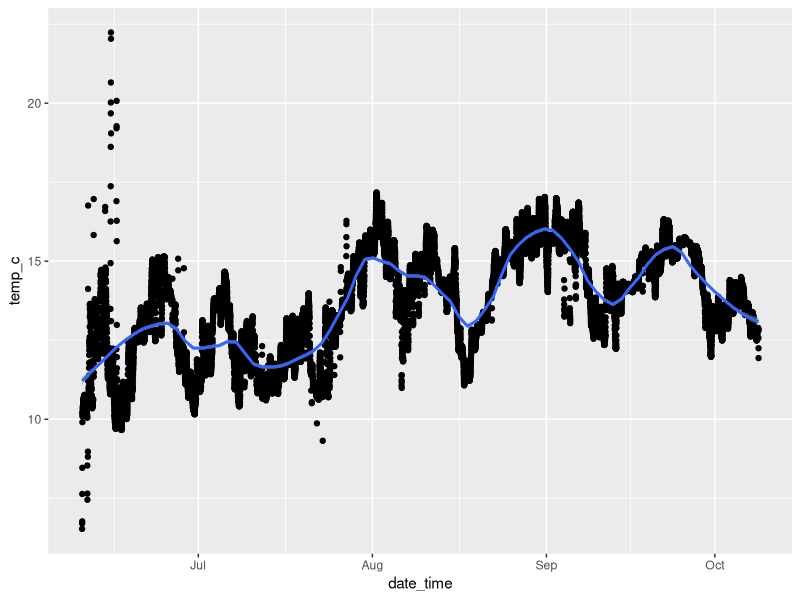
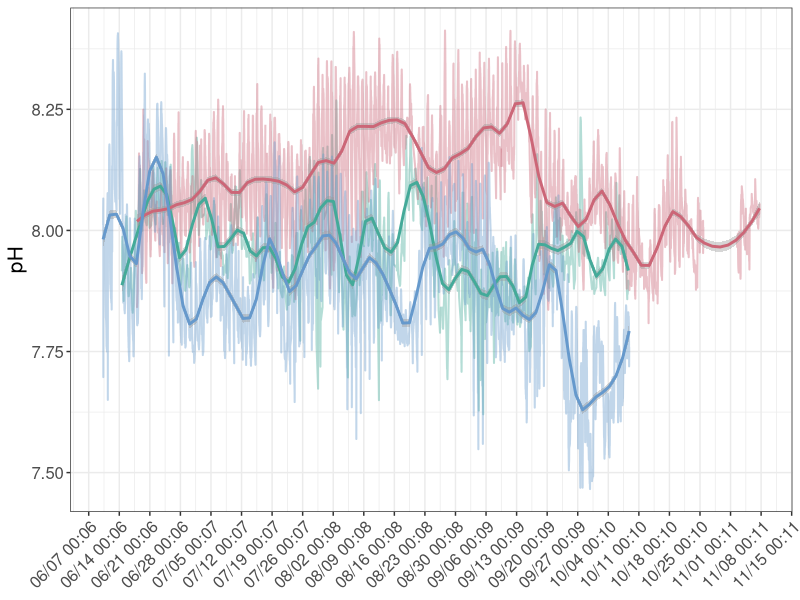
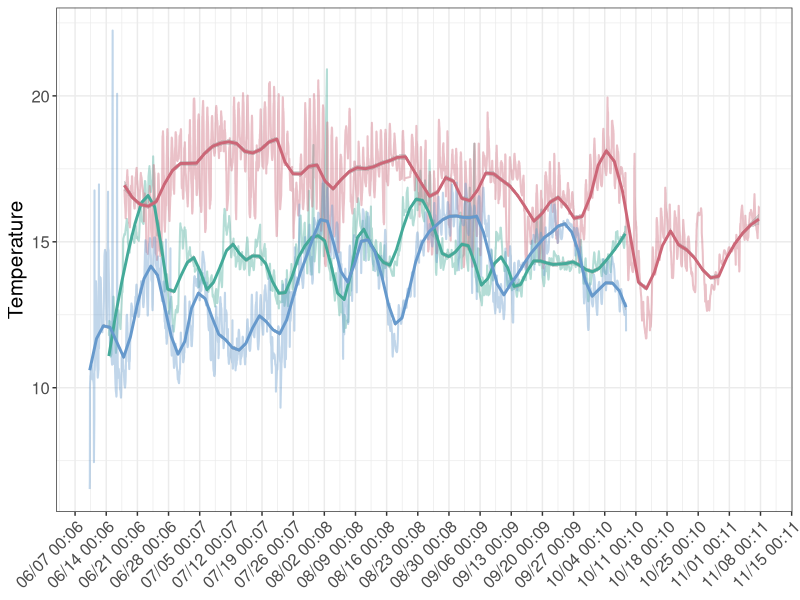
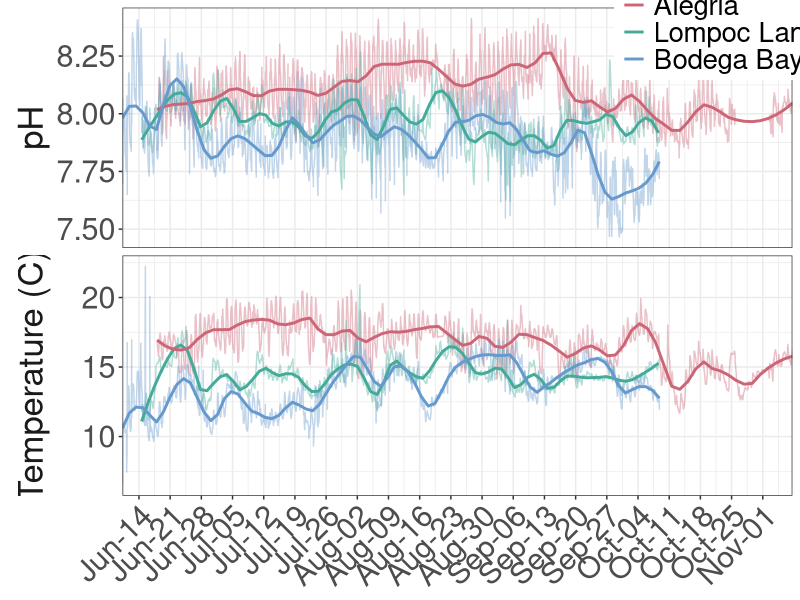
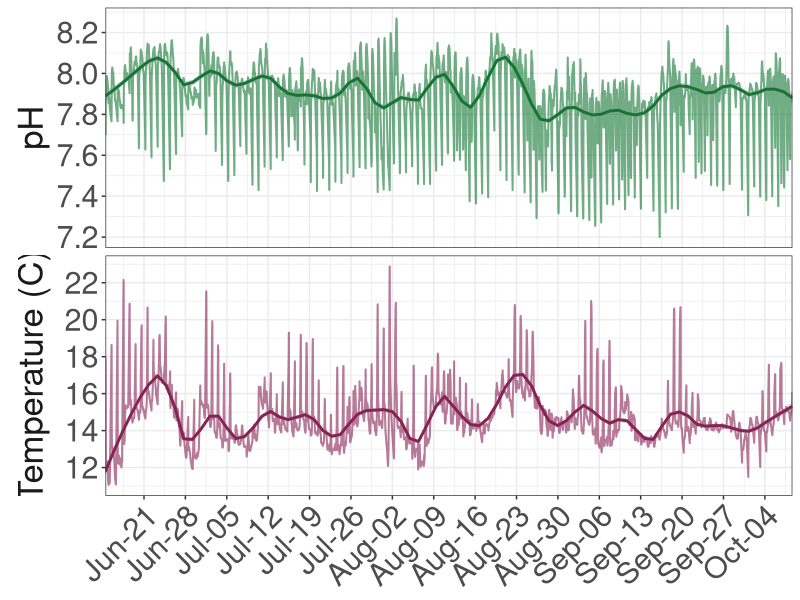
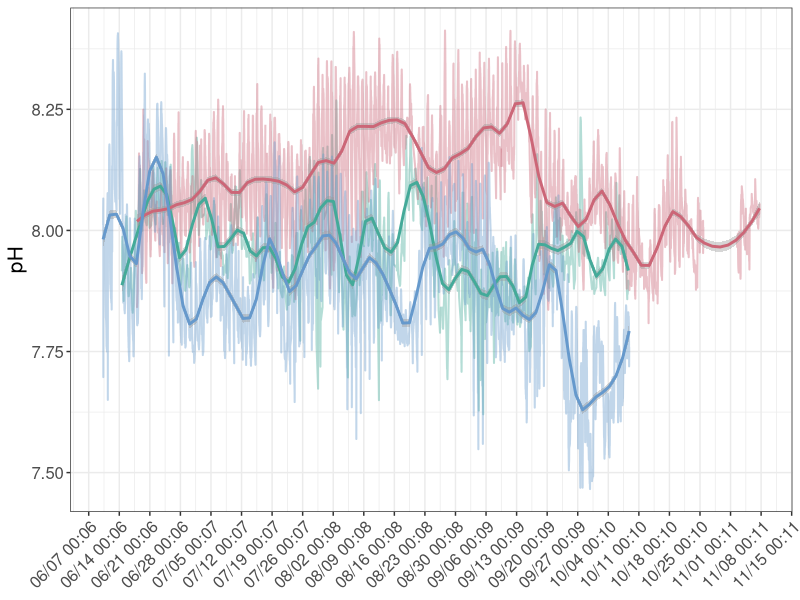
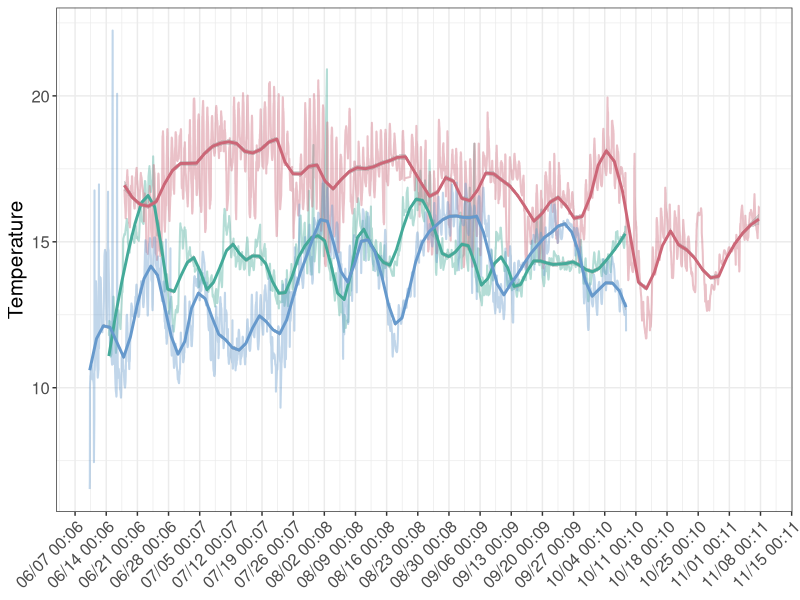
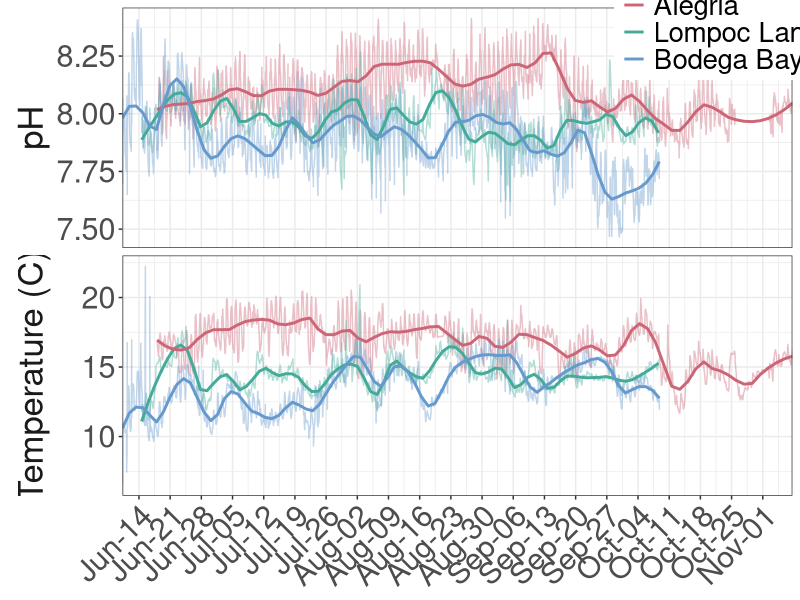

Write the R code that produced these figures, in order.
## ---- chunk 1
knitr::opts_chunk$set(echo = TRUE,
                      messages = FALSE, 
                      error = FALSE,
                      warning = FALSE)

library(tidyverse)
library(here)
library(lubridate)
library(scales) #for plotting time series data
## ---- chunk 2
raw <- read_csv(here("data","sensors", "ph_clean.csv")) %>%
  mutate(temp_c=ifelse(is.na(temp_c==TRUE), temp_durafet_c, temp_c)) #use durafet temp values as "TEMP" values, until I recover HOBO from Alegria

alg <- raw %>%
  filter(site=="Alegria")

lol <- raw %>%
  filter(site=="Lompoc Landing")

bml <- raw %>%
  filter(site=="Bodega Bay")
## ---- chunk 3
ggplot(bml, aes(x=date_time, y=temp_c)) +
  geom_point() +
  geom_smooth(method="loess", span=0.2) #span 0.3 looks similar to method="gam"
## ---- chunk 4
#set order for sites
raw$site <- factor(raw$site, levels=c("Lompoc Landing","Alegria","Bodega Bay"))

#set custom color for sites
pal <- c(
  "Alegria" = "#CC6677",
  "Lompoc Landing" = "#44AA99",
  "Bodega Bay" = "#6699CC"
)

#Run this for pH
ggplot(raw, aes(x=date_time, y=p_h, group=site)) +
  geom_line(aes(color=site), size=0.7, alpha=0.4) +
  scale_color_manual(values = pal) + #color lines by custom site color palette
  geom_smooth(aes(color=site), method="loess", span=0.1) +
  scale_x_datetime(breaks = scales::date_breaks("1 week"), 
                    labels = date_format("%m/%d %H:%m")) +
  #xlab("Date and time") +
  ylab("pH") +
  theme_bw() +
  theme(axis.text.x=element_text(angle=45, vjust = 1, hjust=1, size=12),
        #element_text(angle=45, vjust = 1, hjust=1, size=12),
        axis.title.x=element_blank(),
        #element_text(size=15),
        axis.text.y=element_text(size=12),
        #axis.ticks.x=element_blank(),
        axis.title.y=element_text(size=15),
        legend.position = "none")

ggsave(here("figures", "sensors", "ph_smooth.png"), height=20, width=40, units="cm")

#Run this for temperature
ggplot(raw, aes(x=date_time, y=temp_c, group=site)) +
  geom_line(aes(color=site), size=0.7, alpha=0.4) +
  scale_color_manual(values = pal) + #color lines by custom site color palette
  geom_smooth(aes(color=site), method="loess", span=0.1) + 
  scale_x_datetime(breaks = scales::date_breaks("1 week"), 
                    labels = date_format("%m/%d %H:%m")) +
  #xlab("Date and time") +
  ylab("Temperature") +
  theme_bw() +
  theme(axis.text.x=element_text(angle=45, vjust = 1, hjust=1, size=12),
        #element_text(angle=45, vjust = 1, hjust=1, size=12),
        axis.title.x=element_blank(),
        #element_text(size=15),
        axis.text.y=element_text(size=12),
        #axis.ticks.x=element_blank(),
        axis.title.y=element_text(size=15),
        legend.position = "none")

ggsave(here("figures", "sensors", "temp_smooth.png"), height=20, width=40, units="cm")
## ---- chunk 5
raw_combine <- raw %>%
  select(site, date_time, temp_c, p_h) %>%
  pivot_longer(cols=temp_c:p_h,
               names_to = "group",
               values_to = "value")

ggplot(raw_combine, aes(x=date_time, y=value, group=group, color=site)) +
  #geom_line(aes(color=site), size=0.7, alpha=0.2) +
  geom_line(aes(x=date_time, y=value, group=group), data = . %>% filter((site %in% c("Alegria"))), alpha=0.4) + #plot only ALG line
  geom_line(aes(x=date_time, y=value, group=group), data = . %>% filter((site %in% c("Lompoc Landing"))), alpha=0.4) + #plot only LOL
  geom_line(aes(x=date_time, y=value, group=group), data = . %>% filter((site %in% c("Bodega Bay"))), alpha=0.4) + #plot only BML
  geom_smooth(aes(group=site), method="loess", span=0.1, se=FALSE) + 
  scale_color_manual(values = pal) + #color lines by custom site color palette
  #geom_point(aes(color=group), size=0.5) +
  scale_x_datetime(breaks = date_breaks("1 week"),
                   labels = date_format("%b-%d"),
                   # limits = as.POSIXct(strptime(c("2021-06-20 07:00",
                   #                                "2021-10-08 07:00"),
                   #                              format = "%Y-%m-%d %H:%M")),
                    # c(as.POSIXct("2021-06-14 00:07:30"),as.POSIXct("2021-10-08 00:07:00")),
                     expand = c(0, 0)) + 
  facet_grid(group ~ ., #facet wrap to create one panel for pH and one for temp
             scales = "free_y",
             switch="both",
             labeller = as_labeller(c(temp_c = "Temperature (C)", p_h = "pH"))) + #customize strip labels
  xlab("Date and time") +
  ylab(NULL) + #remove "Value" from Y axis label
  theme_bw() +
  theme(axis.text.x=element_text(angle=45, vjust = 1, hjust=1, size=22),
        #axis.title.x=element_text(size=25),
        axis.title.x=element_blank(),
        axis.text.y=element_text(size=22),
        legend.text=element_text(size=20),
        legend.title = element_blank(),
        #element_text(size=25),
        legend.position = c(0.92,0.95), #customize legend position on plot
        #legend.key.size = unit(4,"line"),
        #legend.key.height = unit(1,"cm"),
        strip.background = element_blank(), #remove strip background from facet_grid
        strip.text.y = element_text(size = 25),
        strip.placement = "outside") + #place the strip outside of the plot
  guides(colour = guide_legend(override.aes = list(size=5))) #make the legend line wider, for easier viewing

ggsave(here("figures", "sensors", "smooth_all.png"), height=20, width=40, units="cm")
## ---- chunk 6
#Read in LOL data
lol_all <- read_csv(here("data","sensors", "lol_all.csv"))

lol_prep <- lol_all %>%
  select(date_time, temp_c, p_h) %>%
  pivot_longer(cols=temp_c:p_h,
               names_to = "group",
               values_to = "value")

count <- 1
breaks_fun <- function(x) {
  count <<- count + 1L
  switch(
    count,
    c(7.2, 7.6, 8.0, 8.6),
    c(5, 10, 15, 20),
  )
}

ggplot(lol_prep, aes(x=date_time, y=value, group=group)) +
  geom_line(aes(color=group), size=0.7, alpha=0.6) +
  geom_smooth(aes(group=group, color=group), method="loess", span=0.1) + 
  scale_color_manual(values = c("#117733", "#882255")) + #color lines by custom site color palette
  scale_x_datetime(breaks = date_breaks("1 week"),
                   labels = date_format("%b-%d"), #b makes month label June and not 06
                   expand = c(0, 0)) + 
  facet_grid(group ~ ., #facet wrap to create one panel for pH and one for temp
             scales = "free",
             switch="both",
             labeller = as_labeller(c(temp_c = "Temperature (C)", p_h = "pH"))) + #customize strip labels
  xlab("Date and time") +
  ylab(NULL) + #remove "Value" from Y axis label
  scale_y_continuous(breaks = scales::pretty_breaks(6)) +
  theme_bw() +
  theme(axis.text.x=element_text(angle=45, vjust = 1, hjust=1, size=22),
        axis.title.x=element_blank(),
        axis.text.y=element_text(size=22),
        legend.position = "none",
        strip.background = element_blank(), #remove strip background from facet_grid
        strip.text.y = element_text(size = 25),
        strip.placement = "outside") + #place the strip outside of the plot
  guides(colour = guide_legend(override.aes = list(size=5))) #make the legend line wider, for easier viewing

ggsave(here("figures", "sensors", "smooth_lol.png"), height=20, width=40, units="cm")
